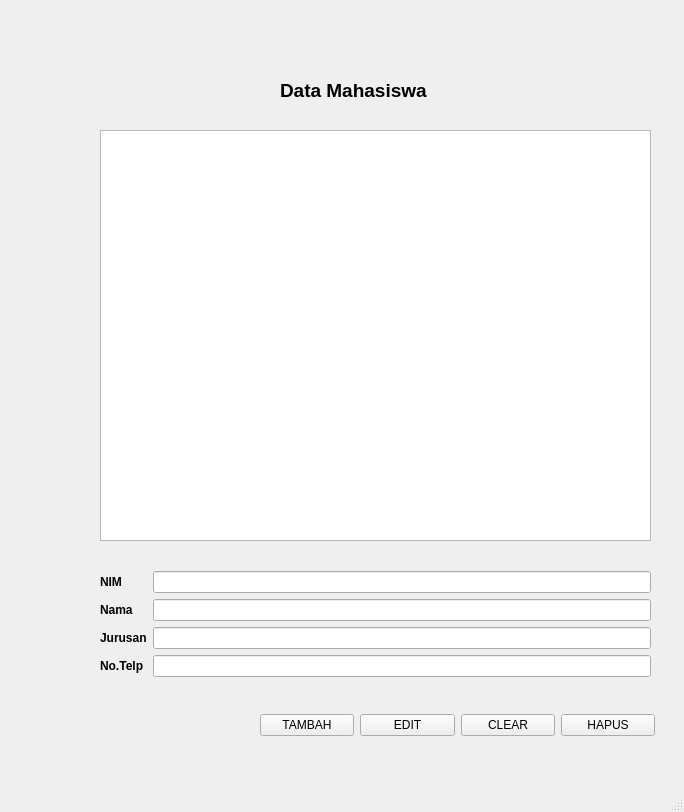
<?xml version="1.0" encoding="UTF-8"?>
<ui version="4.0">
 <class>MainWindow</class>
 <widget class="QMainWindow" name="MainWindow">
  <property name="geometry">
   <rect>
    <x>0</x>
    <y>0</y>
    <width>684</width>
    <height>812</height>
   </rect>
  </property>
  <property name="windowTitle">
   <string>MainWindow</string>
  </property>
  <widget class="QWidget" name="centralwidget">
   <widget class="QLabel" name="label">
    <property name="geometry">
     <rect>
      <x>280</x>
      <y>70</y>
      <width>201</width>
      <height>41</height>
     </rect>
    </property>
    <property name="font">
     <font>
      <pointsize>14</pointsize>
      <weight>75</weight>
      <bold>true</bold>
     </font>
    </property>
    <property name="text">
     <string>Data Mahasiswa</string>
    </property>
   </widget>
   <widget class="QWidget" name="layoutWidget">
    <property name="geometry">
     <rect>
      <x>100</x>
      <y>550</y>
      <width>551</width>
      <height>148</height>
     </rect>
    </property>
    <layout class="QGridLayout" name="gridLayout">
     <item row="0" column="0">
      <layout class="QVBoxLayout" name="verticalLayout">
       <item>
        <widget class="QLabel" name="label_2">
         <property name="font">
          <font>
           <weight>75</weight>
           <bold>true</bold>
          </font>
         </property>
         <property name="text">
          <string>NIM</string>
         </property>
        </widget>
       </item>
       <item>
        <widget class="QLabel" name="label_3">
         <property name="font">
          <font>
           <weight>75</weight>
           <bold>true</bold>
          </font>
         </property>
         <property name="text">
          <string>Nama</string>
         </property>
        </widget>
       </item>
       <item>
        <widget class="QLabel" name="label_5">
         <property name="font">
          <font>
           <weight>75</weight>
           <bold>true</bold>
          </font>
         </property>
         <property name="text">
          <string>Jurusan</string>
         </property>
        </widget>
       </item>
       <item>
        <widget class="QLabel" name="label_4">
         <property name="font">
          <font>
           <weight>75</weight>
           <bold>true</bold>
          </font>
         </property>
         <property name="text">
          <string>No.Telp</string>
         </property>
        </widget>
       </item>
      </layout>
     </item>
     <item row="0" column="1">
      <layout class="QVBoxLayout" name="verticalLayout_2">
       <item>
        <widget class="QLineEdit" name="lineEdit"/>
       </item>
       <item>
        <widget class="QLineEdit" name="lineEdit_2"/>
       </item>
       <item>
        <widget class="QLineEdit" name="lineEdit_3"/>
       </item>
       <item>
        <widget class="QLineEdit" name="lineEdit_4"/>
       </item>
      </layout>
     </item>
    </layout>
   </widget>
   <widget class="QWidget" name="layoutWidget">
    <property name="geometry">
     <rect>
      <x>260</x>
      <y>710</y>
      <width>395</width>
      <height>30</height>
     </rect>
    </property>
    <layout class="QHBoxLayout" name="horizontalLayout">
     <item>
      <widget class="QPushButton" name="pushButton">
       <property name="text">
        <string>TAMBAH</string>
       </property>
      </widget>
     </item>
     <item>
      <widget class="QPushButton" name="pushButton_2">
       <property name="text">
        <string>EDIT</string>
       </property>
      </widget>
     </item>
     <item>
      <widget class="QPushButton" name="pushButton_3">
       <property name="text">
        <string>CLEAR</string>
       </property>
      </widget>
     </item>
     <item>
      <widget class="QPushButton" name="pushButton_4">
       <property name="text">
        <string>HAPUS</string>
       </property>
      </widget>
     </item>
    </layout>
   </widget>
   <widget class="QWidget" name="verticalLayoutWidget">
    <property name="geometry">
     <rect>
      <x>270</x>
      <y>70</y>
      <width>211</width>
      <height>41</height>
     </rect>
    </property>
    <layout class="QVBoxLayout" name="verticalLayout_3"/>
   </widget>
   <widget class="QWidget" name="verticalLayoutWidget_2">
    <property name="geometry">
     <rect>
      <x>100</x>
      <y>130</y>
      <width>551</width>
      <height>411</height>
     </rect>
    </property>
    <layout class="QVBoxLayout" name="verticalLayout_4"/>
   </widget>
   <widget class="QListView" name="listView">
    <property name="geometry">
     <rect>
      <x>100</x>
      <y>130</y>
      <width>551</width>
      <height>411</height>
     </rect>
    </property>
   </widget>
  </widget>
  <widget class="QMenuBar" name="menubar">
   <property name="geometry">
    <rect>
     <x>0</x>
     <y>0</y>
     <width>684</width>
     <height>26</height>
    </rect>
   </property>
  </widget>
  <widget class="QStatusBar" name="statusbar"/>
 </widget>
 <resources/>
 <connections/>
</ui>
